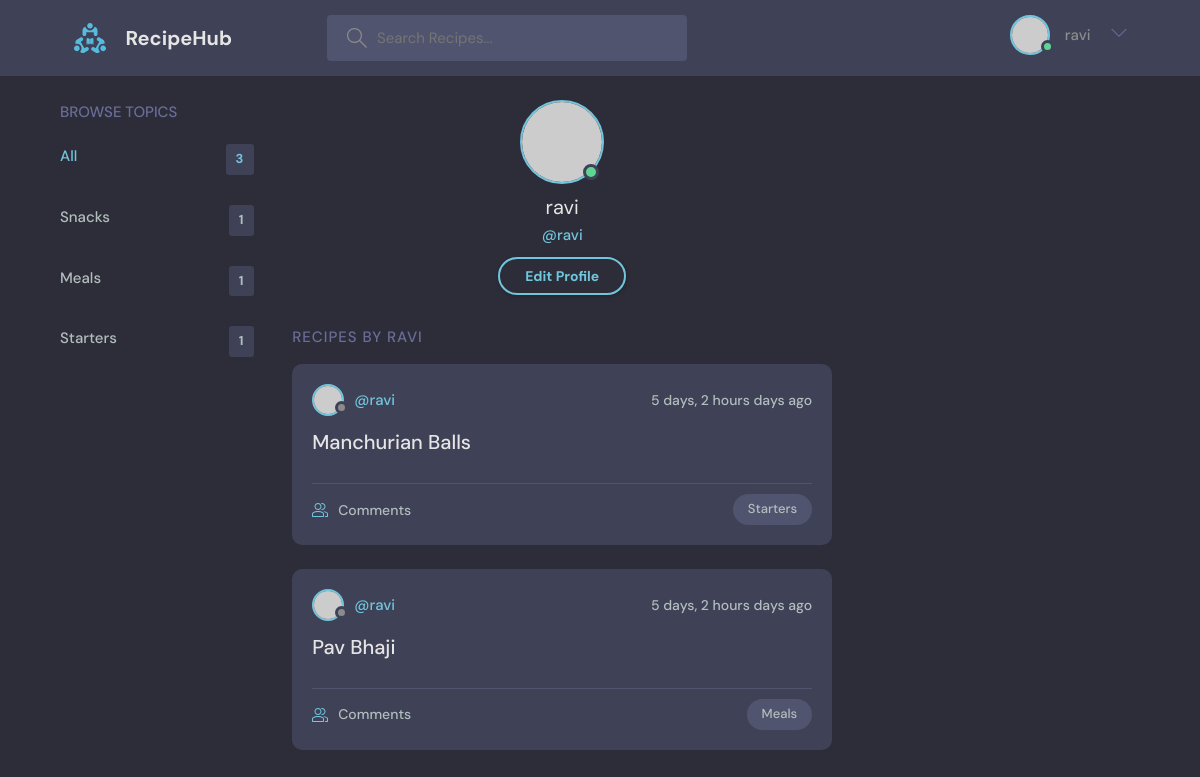
/profile/1/ (signed in), run on the app's committed database.
### base/models.py (models this page shows, shortened)
class Topic(models.Model):
    name = models.CharField(max_length=200)

class Recipe(models.Model):
    host = models.ForeignKey(User, on_delete=models.SET_NULL, null=True)
    topic = models.ForeignKey(Topic, on_delete=models.SET_NULL, null=True)
    name = models.CharField(max_length=200)
    description = models.TextField(null=True, blank=True)
    updated = models.DateTimeField(auto_now=True)
    created = models.DateTimeField(auto_now_add=True)
    class Meta:
        ordering = ['-updated', '-created']

### base/views.py (the view)
# urls.py: path('profile/<str:pk>/', views.userProfile, name="user-profile"),
def userProfile(request, pk):
    user = User.objects.get(id=pk)
    recipes = user.recipe_set.all()
    topics = Topic.objects.all()
    context = {'user': user, 'recipes': recipes, 'topics': topics}
    return render(request, 'profile.html', context)

### templates/profile.html (shortened to what this page needs)
{% extends 'main.html' %}
{% block content %}
  <main class="profile-page layout layout--3">
    <div class="container">
      {% include 'topics_component.html' %}
      <div class="roomList">
        <div class="profile">
          <div class="profile__avatar">
            <div class="avatar avatar--large active">
              <img src="https://randomuser.me/api/portraits/men/11.jpg" />
            </div>
          </div>
          <div class="profile__info">
            <h3>{{user.username}}</h3>
            <p>@{{user.username}}</p>
            {% if request.user == user %}
              <a href="{% url 'update-user' %}" class="btn btn--main btn--pill">Edit Profile</a>
            {% endif %}
          </div>
        </div>
        <div class="roomList__header">
          <div>
            <h2>Recipes by {{user.username}}</h2>
          </div>
        </div>
        {% include 'feed_component.html' %}
      </div>
    </div>
  </main>
{% endblock content %}

### templates/navbar.html (shortened to what this page needs)
{% load static %}
<header class="header header--loggedIn">
      <div class="container">
        <a href="{% url 'home' %}" class="header__logo">
          <img src="{% static 'images/logo.svg' %}" />
          <h1>RecipeHub</h1>
        </a>
        <form class="header__search" method="GET" action="{% url 'home' %}">
          <label>
            <input name="q" placeholder="Search Recipes..." />
          </label>
        </form>
        <nav class="header__menu">
          {% if request.user.is_authenticated %}
          <div class="header__user">
            <a href="{% url 'user-profile' request.user.id %}">
              <div class="avatar avatar--medium active">
                <img src="https://randomuser.me/api/portraits/men/37.jpg" />
              </div>
              <p>{{request.user.username}}</p>
            </a>
            <button class="dropdown-button">
              <svg version="1.1" xmlns="http://www.w3.org/2000/svg" width="32" height="32" viewBox="0 0 32 32">
                <title>chevron-down</title>
                <path d="M16 21l-13-13h-3l16 16 16-16h-3l-13 13z"></path>
              </svg>
            </button>
          </div>
          {% else %}
          <a href="{% url 'login' %}">
            <img src="{% static 'images/avatar.svg' %}">
            <p>Login</p>
          </a>
          {% endif %}
        </nav>
      </div>
    </header>

### templates/topics_component.html
<div class="topics">
    <div class="topics__header">
        <h2>Browse Topics</h2>
    </div>
    <ul class="topics__list">
        <li>
            <a href="{% url 'home' %}" class="active">All <span>{{topics.count}}</span></a>
        </li>
        {% for topic in topics %}
        <li>
            <a href="{% url 'home' %}?q={{topic.name}}">{{topic.name}} <span>{{topic.recipe_set.all.count}}</span></a>
        </li>
        {% endfor %}
    </ul>
</div>

### templates/feed_component.html (shortened to what this page needs)
{% for recipe in recipes %}
    <div class="roomListRoom">
        <div class="roomListRoom__header">
            <a href="{% url 'user-profile' recipe.host.id %}" class="roomListRoom__author">
                <div class="avatar avatar--small">
                    <img src="https://randomuser.me/api/portraits/women/11.jpg" />
                </div>
                <span>@{{recipe.host.username}}</span>
            </a>
            <div class="roomListRoom__actions">
                <span>{{recipe.created|timesince}} days ago</span>
            </div>
        </div>
        <div class="roomListRoom__content">
            <a href="{% url 'recipe' recipe.id %}">{{recipe.name}}</a>
        </div>
        <div class="roomListRoom__meta">
            <a href="{% url 'recipe' recipe.id %}" class="roomListRoom__joined">
                Comments
            </a>
            <p class="roomListRoom__topic">{{recipe.topic.name}}</p>
        </div>
    </div>
{% endfor %}

### data on the page
Topic: name "Snacks", recipe_set.all.count "1"
Topic: name "Meals", recipe_set.all.count "1"
Topic: name "Starters", recipe_set.all.count "1"
Recipe: host.username "ravi", created "5 days, 2 hours", name "Manchurian Balls", topic.name "Starters"
Recipe: host.username "ravi", created "5 days, 2 hours", name "Pav Bhaji", topic.name "Meals"

### other printed values
{{ request.user.username }} "ravi"
{{ topics.count }} "3"
{{ user.username }} "ravi"
{{ user.username }} "RAVI"
